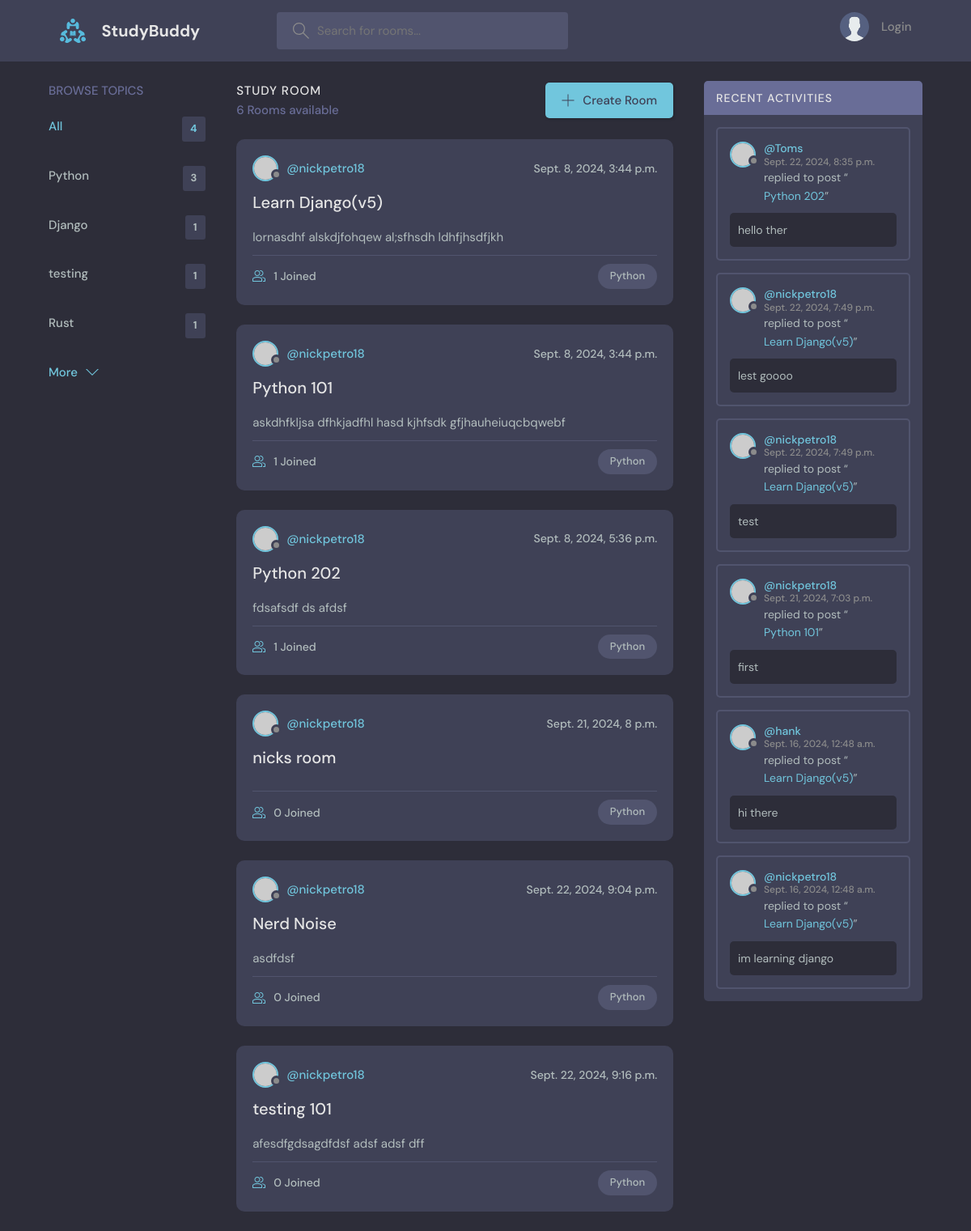
The page / on the database its author committed.
### base/models.py (models this page shows, shortened)
class Topic(models.Model):
    name = models.CharField(max_length=100)

class Room(models.Model):
    host = models.ForeignKey(User, on_delete=models.SET_NULL, null=True)
    topic = models.ForeignKey(Topic, on_delete=models.CASCADE, null=True)
    name = models.CharField(max_length=20)
    desc = models.TextField(null=True, blank=True)
    participants = models.ManyToManyField(User, related_name='participants', blank=True)
    last_update = models.DateTimeField(auto_now=True)
    date_created = models.DateTimeField(auto_now_add=True)

class Message(models.Model):
    user = models.ForeignKey(User, on_delete=models.CASCADE)
    room = models.ForeignKey(Room, on_delete=models.CASCADE)
    msg = models.TextField()
    updated = models.DateTimeField(auto_now=True)
    created = models.DateTimeField(auto_now_add=True)
    class Meta:
        ordering = ['-updated', '-created']

### base/views.py (the view)
# urls.py: path('', views.home, name='home'),
def home(request) -> HttpResponse:
    q = request.GET.get('q') if request.GET.get('q') != None else ''
    if q:
        rooms = Room.objects.filter(
            Q(topic__name__icontains=q) |
            Q(name__icontains=q) |
            Q(desc__icontains=q)
            )
    else:
        rooms = Room.objects.all()
    room_count = rooms.count()
    topics = Topic.objects.all()
    room_messages = Message.objects.filter(Q(room__name__icontains=q))
    context = {"rooms":rooms, "topics":topics, "room_count":room_count, "room_messages": room_messages}
    return render(request, "home.html", context)

### templates/home.html (shortened to what this page needs)
{% extends 'main.html' %}
{% block content %}
<main class="layout layout--3">
    <div class="container">
     {% include 'topics_component.html' %}
    <div class="roomList">
        <div class="roomList__header">
        <div>
            <h2>Study Room</h2>
            <p>{{room_count}} Rooms available</p>
        </div>
        <a class="btn btn--main" href="{% url 'create_room' %}">
            <svg version="1.1" xmlns="http://www.w3.org/2000/svg" width="32" height="32" viewBox="0 0 32 32">
            <title>add</title>
            <path
                d="M16.943 0.943h-1.885v14.115h-14.115v1.885h14.115v14.115h1.885v-14.115h14.115v-1.885h-14.115v-14.115z"
            ></path>
            </svg>
            Create Room
        </a>
        </div>
        {% include 'feed_component.html' %}
    </div>
    <div class="activities">
        <div class="activities__header">
        <h2>Recent Activities</h2>
        </div>
        {% include 'activity_component.html' %}
    </div>
    </div>
</main>
{% endblock content %}

### templates/topics_component.html (shortened to what this page needs)
<div class="topics">
    <div class="topics__header">
    <h2>Browse Topics</h2>
    </div>
    <ul class="topics__list">
    <li>
        <a href="{% url 'home'}" class="active">All <span>{{topics.count}}</span></a>
    </li>
    {% for topic in topics %}
        <li>
            <a href="/?q={{topic.name}}">{{topic.name}} <span>{{topic.room_set.all.count}}</span></a>
        </li>
    </ul>
    <a class="btn btn--link" href="topics.html">
    More
    <svg version="1.1" xmlns="http://www.w3.org/2000/svg" width="32" height="32" viewBox="0 0 32 32">
        <title>chevron-down</title>
        <path d="M16 21l-13-13h-3l16 16 16-16h-3l-13 13z"></path>
    </svg>
    </a>
</div>

### templates/feed_component.html (shortened to what this page needs)
{% for room in rooms %}
<div class="roomListRoom">
    <div class="roomListRoom__header">
        <a href="{% url 'user-profile' room.host.id %}" class="roomListRoom__author">
        <div class="avatar avatar--small">
            <img src="https://randomuser.me/api/portraits/women/11.jpg" />
        </div>
        <span>@{{room.host}}</span>
        </a>
        <div class="roomListRoom__actions">
        <span>{{room.date_created}}</span>
        </div>
    </div>
    <div class="roomListRoom__content">
        <a href="{% url 'room' room.id %}">{{room.name}}</a>
        <p>
        {{room.desc}}
        </p>
    </div>
    <div class="roomListRoom__meta">
        <a href="{% url 'room' room.id %}" class="roomListRoom__joined">
        {{room.participants.all.count}} Joined
        </a>
        <p class="roomListRoom__topic">Python</p>
    </div>
</div>
{% endfor %}

### templates/activity_component.html (shortened to what this page needs)
{% for message in room_messages%}
<div class="activities__box">
    <div class="activities__boxHeader roomListRoom__header">
        <a href="{% url 'user-profile' message.user.id %}" class="roomListRoom__author">
        <div class="avatar avatar--small">
            <img src="https://randomuser.me/api/portraits/women/11.jpg" />
        </div>
        <p>
            @{{message.user}}
            <span>{{message.created}}</span>
        </p>
        </a>
    </div>
    <div class="activities__boxContent">
        <p>replied to post “<a href="{% url 'room' message.room.id %}">{{message.room.name}}</a>”</p>
        <div class="activities__boxRoomContent">
        {{message.msg}}
        </div>
    </div>
</div>
{% endfor %}

### rows shown on the page
Topic: name "Python", room_set.all.count "3"
Topic: name "Django", room_set.all.count "1"
Topic: name "testing", room_set.all.count "1"
Topic: name "Rust", room_set.all.count "1"
Room: host "nickpetro18", date_created "Sept. 8, 2024, 3:44 p.m.", name "Learn Django(v5)", desc "lornasdhf alskdjfohqew al;sfhsdh ldhfjhsdfjkh", participants.all.count "1"
Room: host "nickpetro18", date_created "Sept. 8, 2024, 3:44 p.m.", name "Python 101", desc "askdhfkljsa dfhkjadfhl hasd kjhfsdk gfjhauheiuqcbqwebf", participants.all.count "1"
Room: host "nickpetro18", date_created "Sept. 8, 2024, 5:36 p.m.", name "Python 202", desc "fdsafsdf ds afdsf", participants.all.count "1"
Room: host "nickpetro18", date_created "Sept. 21, 2024, 8 p.m.", name "nicks room", participants.all.count "0"
Room: host "nickpetro18", date_created "Sept. 22, 2024, 9:04 p.m.", name "Nerd Noise", desc "asdfdsf", participants.all.count "0"
Room: host "nickpetro18", date_created "Sept. 22, 2024, 9:16 p.m.", name "testing 101", desc "afesdfgdsagdfdsf adsf adsf dff", participants.all.count "0"
Message: user "Toms", created "Sept. 22, 2024, 8:35 p.m.", room.name "Python 202", msg "hello ther"
Message: user "nickpetro18", created "Sept. 22, 2024, 7:49 p.m.", room.name "Learn Django(v5)", msg "lest goooo"
Message: user "nickpetro18", created "Sept. 22, 2024, 7:49 p.m.", room.name "Learn Django(v5)", msg "test"
Message: user "nickpetro18", created "Sept. 21, 2024, 7:03 p.m.", room.name "Python 101", msg "first"
Message: user "hank", created "Sept. 16, 2024, 12:48 a.m.", room.name "Learn Django(v5)", msg "hi there"
Message: user "nickpetro18", created "Sept. 16, 2024, 12:48 a.m.", room.name "Learn Django(v5)", msg "im learning django"

### other values the page prints
{{ topics.count }} "4"
{{ room_count }} "6"
